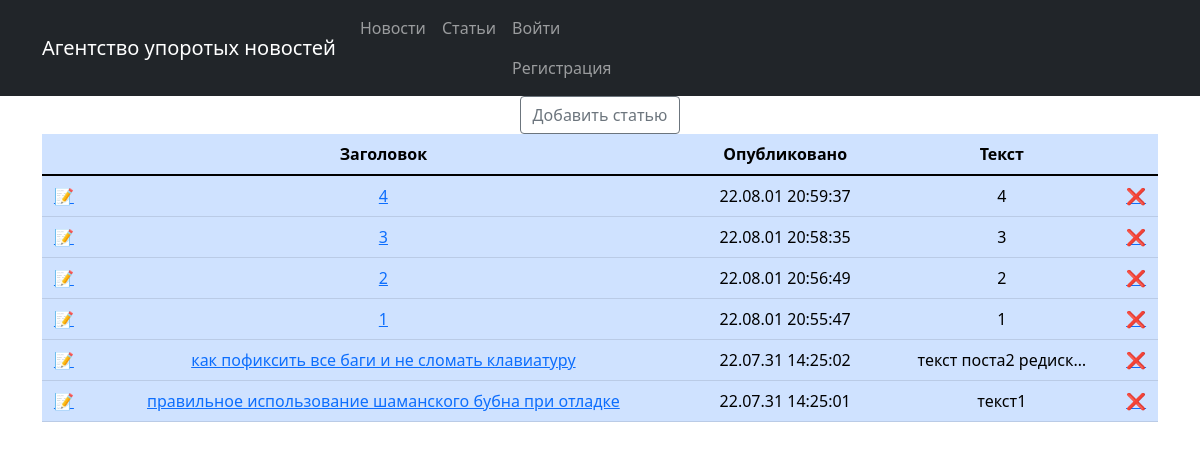
/articles/, run on an earlier commit of the app's database.
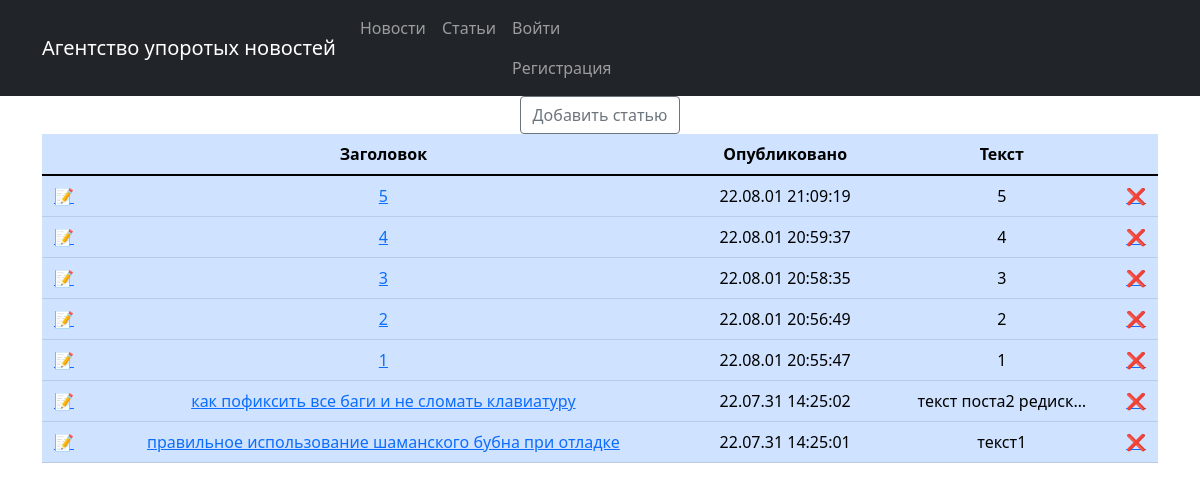
And on a later commit of the database.
### main/models.py (models this page shows, shortened)
class Post(models.Model):
    author = models.ForeignKey('Author', on_delete=models.CASCADE)
    title = models.CharField(max_length=255, default='')
    text = models.TextField(default='')
    rating = models.IntegerField(default=0)
    pType = models.CharField(max_length=1, choices=postType, default='A')
    cat = models.ManyToManyField(Category, through='PostCategory')
    created = models.DateTimeField(auto_now_add=True)

### main/views.py (the view)
# urls.py: path('articles/', PostList.as_view(), name='articles'),
class PostList(ListView):
    model = Post
    ordering = '-created'
    template_name = 'posts.html'
    context_object_name = 'posts' # переменная в шаблоне

### main/templatetags/custom_filters.py (called while the page is built)
@register.filter()
def censor(text:str):
    ltext = text.lower()
    for word in badWords:
        wlen = len(word)
        while(True):
            index = ltext.find(word)
            if index==-1: break
            ltext = ltext[:index]+('*'*(wlen))+ltext[index+wlen:]
            text = text[:index+1]+('*'*(wlen-1))+text[index+wlen:]
    return text

### templates/posts.html (shortened to what this page needs)
{% extends 'flatpages/default.html' %}
{% load custom_filters %}
{% block content %}
<form action="/articles/create" style="display: inline-block;">
    <input value="Добавить статью" class="btn btn-outline-secondary" type="submit"/>
</form>
<table class="table table-primary">
    <thead>
        <th/>
        <th>Заголовок</th>
        <th>Опубликовано</th>
        <th>Текст</th>
        <th/>
    </thead>
    <tbody>
        {% for article in posts %}
        {% if article.pType == "A" %}
        <tr>
            <td><a href="/articles/{{ article.pk }}/edit">📝</a></td>
            <td><a href="{{ article.pk }}">{{ article.title }}</a></td>
            <td style="padding-left:20px; padding-right:20px">{{ article.created|date:'y.m.d G:i:s' }}</td>
            <td>{{ article.text|truncatechars:20|censor }}</td>
            <td><a href="/articles/{{ article.pk }}/delete">❌</a></td>
        </tr>
        {% endif %}
        {% endfor %}
    </tbody>
</table>
    {% endblock content %}

What changed in the data, as far as the page shows it:
added Post: title "5", created "22.08.01 21:09:19", text|censor "5"
